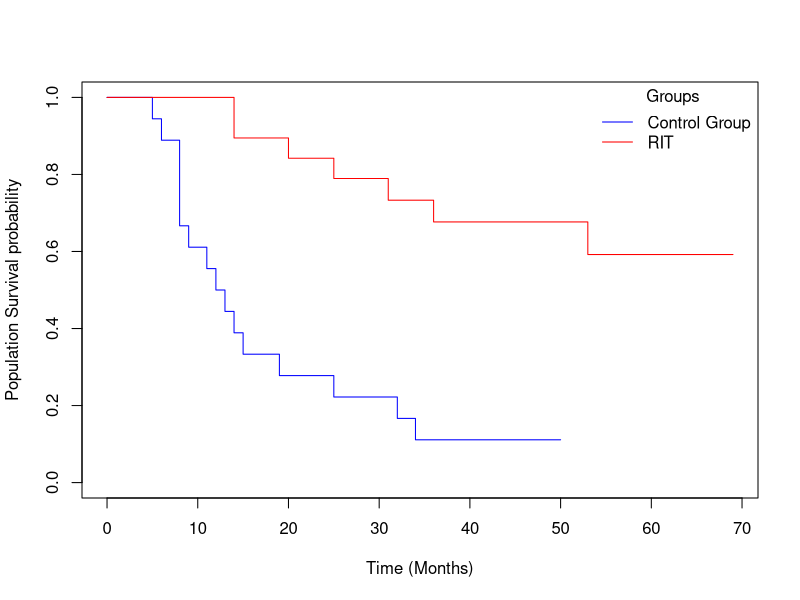

This figure's R source:
## ---- chunk 1
library(survival)
library(coin)
## ---- chunk 2
fit = survdiff(Surv(time, event) ~ group, data = glioma)
fit
## ---- chunk 3
plot(
  survfit(Surv(time, event) ~ group, data = glioma),
  col = c('blue', 'red'),
  xlab = 'Time (Months)',
  ylab = 'Population Survival probability'
)
legend(
  "topright",
  title = "Groups",
  legend=c('Control Group','RIT'),
  col=c('blue', 'red'),
  lty=1:1,
  bty='n'
)
